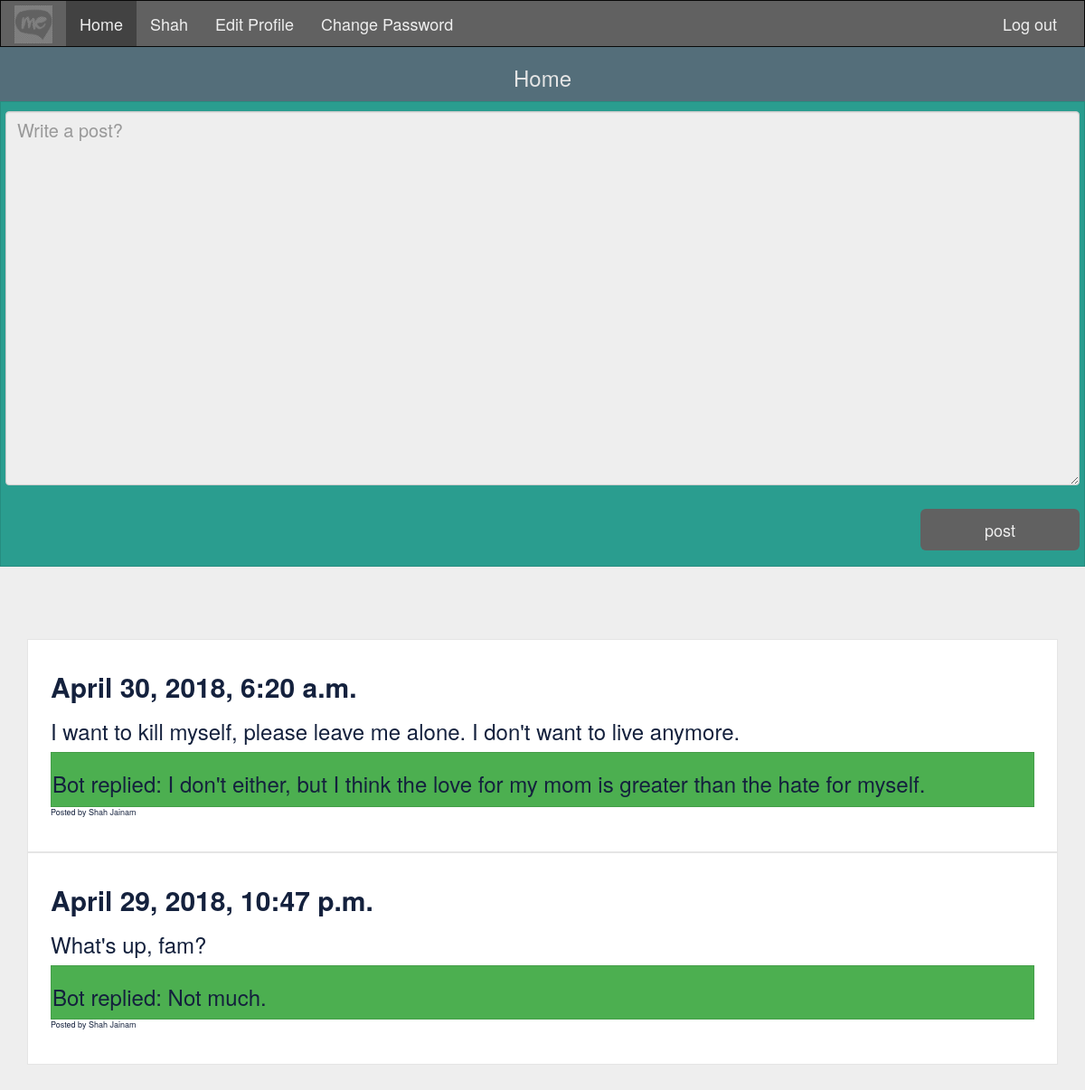
Screenshot of /home/ (signed in) with the database file from the repository.
### home/models.py (models this page shows)
class Post(models.Model):
    post = models.CharField(max_length=500)
    user = models.ForeignKey(User)
    created = models.DateTimeField(auto_now_add=True)
    updated = models.DateTimeField(auto_now=True)
    reply = models.CharField(max_length=800)

### home/views.py (the view, shortened to what this page needs)
class HomeView(TemplateView):
    template_name = 'home/home.html'
    def get(self, request):
        form = HomeForm()
        posts = Post.objects.all().order_by('-created')
        print(posts)
        args = {'form':form, 'posts':posts}
        return render(request, self.template_name, args)

### home/forms.py
class HomeForm(forms.ModelForm):
    post = forms.CharField(widget=forms.TextInput(
        attrs={
            'class': 'form-control',
            'placeholder': 'Write a post....',
        }
    ))
    class Meta:
        model = Post
        fields = ('post',)

### home/templates/home/home.html (shortened to what this page needs)
{% extends 'base.html' %}
{% block jumbotron %}
<center><h3>Home</h3></center>
{% endblock %}
{% block body %}
<div class="wrapper" style="background-color:#e9c46a;">
  <form method="post" class="form-signin-diary">
    <textarea style="background-color:#eee;color:#000;font-size:20px" placeholder="Write a post?" class="form-control" name="{{form.post.name}}" rows="14"></textarea>
    <br/>
    <div align="right">
      <button type="submit" style="background-color:#616161;color:#eee;padding-left:70px;padding-right:70px" class="btn btn-lg">post</button>
    </div>
  </form>
</div>
<div class="wrapper">
  {% for post in posts %}
  {% if user.get_full_name == post.user.get_full_name %}
  <div class = "form-signin">
    <h2><strong>{{ post.created }}</strong></h2>
    <h3>{{ post.post }}</h3>
    <div class="form-signin-inner">
      <h3>{{ post.reply }}</h3>
    </div>
    <p style="font-size:50%">Posted by {{ post.user.get_full_name }} </p>
  </div>
  {% endif %}
  {% endfor %}
</div>
{% endblock %}

### accounts/templates/base.html (shortened to what this page needs)
{% load staticfiles %}
<html>
<head>
  <link rel="stylesheet" href="https://maxcdn.bootstrapcdn.com/bootstrap/3.3.7/css/bootstrap.min.css">
  <link rel="stylesheet" href="https://maxcdn.bootstrapcdn.com/font-awesome/4.7.0/css/font-awesome.min.css">
</head>
<body style="background-color:#eee;">
  <nav class="navbar navbar-inverse">
    <div class="container-fluid">
      <div class="navbar-header">
        <a class="navbar-brand" href="/">
          <img src="{% static "myApp/mE.png" %}" alt="myEleanor" width="42" height="42" style="margin: -10px 0 0 0;"/>
        </a>
      </div>
      <div id="navbar" class="navbar-collapse collapse">
        {% if user.is_authenticated %}
        <ul class="nav navbar-nav">
          {% url 'home:home' as home_url %}
          <li {% if request.get_full_path == home_url %}class="hmm"{% endif %}><a style="color:#eeeeee;" href="{% url 'home:home' %}">Home</a></li>
          {% url 'accounts:view_profile' as profile %}
          <li {% if request.get_full_path == profile %}class="hmm"{% endif %}><a style="color:#eeeeee;" href="{% url 'accounts:view_profile' %}">{{user.first_name}}</a></li>
          {% url 'accounts:edit_profile' as edit_profile %}
          <li {% if request.get_full_path == edit_profile %}class="hmm"{% endif %}><a style="color:#eeeeee;" href="{% url 'accounts:edit_profile' %}">Edit Profile</a></li>
          {% url 'accounts:change_password' as change_password %}
          <li {% if request.get_full_path == change_password %}class="hmm"{% endif %}><a style="color:#eeeeee;" href="{% url 'accounts:change_password' %}">Change Password</a></li>
        </ul>
        <ul class="nav navbar-nav navbar-right">
          {% url 'accounts:logout' as logout %}
          <li {% if request.get_full_path == logout %}class="hmm"{% endif %}><a style="color:#eeeeee;" href="{% url 'accounts:logout' %}">Log out</a></li>
        </ul>
        {% endif %}
      </div>
    </div>
  </nav>
  <div>
    <div class="jumbotron" style="background-color:#546e7a;color:#e5e5e5;padding-top:1px;padding-bottom:3px">
      <div class="container-fluid">
        {% block jumbotron %}{% endblock %}
      </div>
    </div>
  </div>
  {% block body %}{% endblock %}
</body>
</html>

### home/templates/home/home.html (style rules this page uses)
.wrapper { margin-bottom: 80px; }
.form-signin-inner { max-width: 105%; padding: 1px 1px 1px; margin: 0 auto; background-color: #4caf50; border: 1px solid rgba(0, 0, 0, 0.1); }
.form-signin-diary { max-width: 100%; padding: 10px 5px 17px; margin-top: -30px; background-color:#2a9d8f; border: 1px solid rgba(0, 0, 0, 0.1); }
.form-signin { max-width: 95%; padding: 15px 25px 26px; margin: 0 auto; background-color: #fff; border: 1px solid rgba(0, 0, 0, 0.1); }

### accounts/templates/base.html (style rules this page uses)
.navbar { margin-bottom: 0; border-radius: 0 !important; -moz-border-radius: 0 !important; }
.navbar-inverse { background-color: #616161; }
.navbar-inverse .navbar-brand, .navbar-inverse .navbar-text { color: rgba(255,255,255,.8); }
.hmm { background-color: #424242; }
body { color:#14213d; font-size: 18px; }

### rows the page displays
Post: created "April 30, 2018, 6:20 a.m.", post "I want to kill myself, please leave me alone. I don't want to live anymore.", reply "Bot replied: I don't either, but I think the love for my mom is greater than the hate for myself.", user.get_full_name "Shah Jainam"
Post: created "April 29, 2018, 10:47 p.m.", post "What's up, fam?", reply "Bot replied: Not much.", user.get_full_name "Shah Jainam"

### other values shown
{{ user.first_name }} "Shah"
